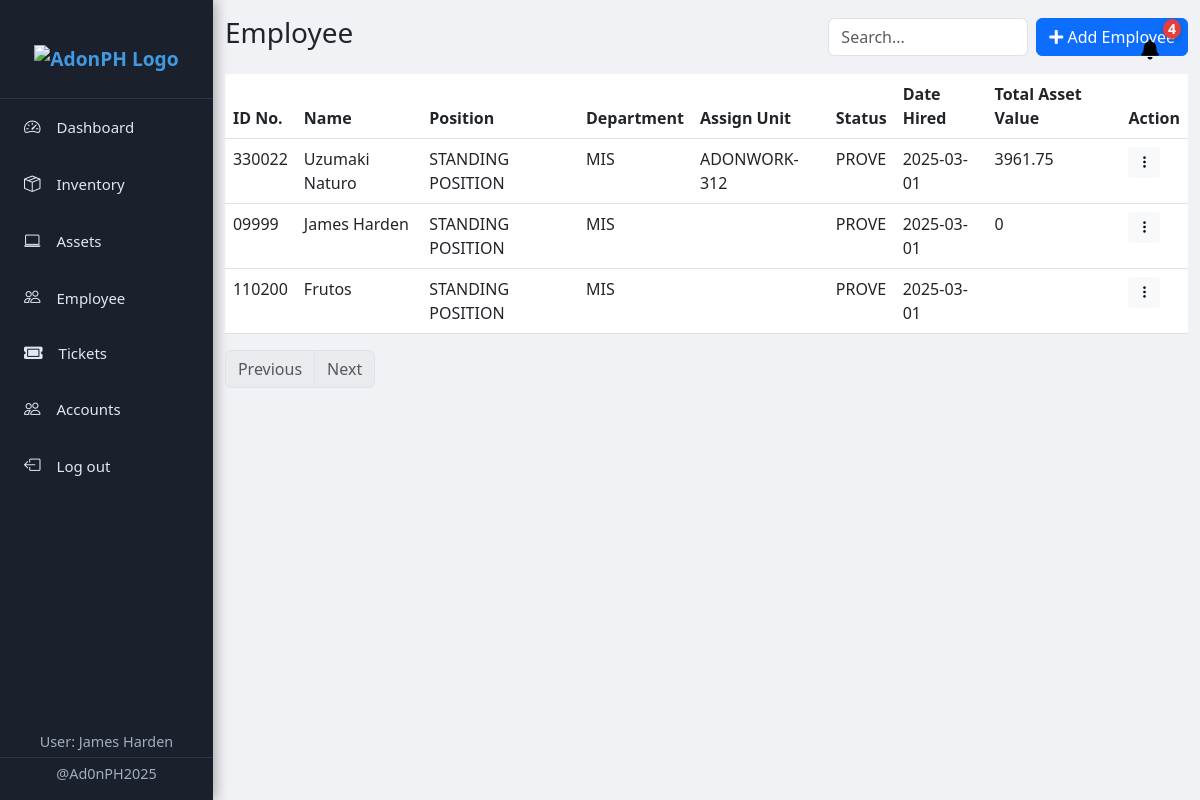
The app's page /employee/employee.php (signed in) with its own data.
### tables this page shows
CREATE TABLE `employee` (
  `id` int(11) NOT NULL,
  `idnumber` varchar(200) NOT NULL,
  `name` varchar(200) NOT NULL,
  `position` varchar(200) NOT NULL,
  `department` varchar(200) NOT NULL,
  `adonwork_no` varchar(200) NOT NULL,
  `status` varchar(200) NOT NULL,
  `date_hired` date NOT NULL,
  `email` varchar(200) NOT NULL,
  `password` varchar(200) NOT NULL,
  `total_asset_value` varchar(200) NOT NULL
);

### employee/employee.php (the view, shortened to what this page needs)
<!DOCTYPE html>
<html lang="en">
<head>
    <link rel="stylesheet" href="https://cdnjs.cloudflare.com/ajax/libs/font-awesome/5.15.4/css/all.min.css">
    <link href="https://cdn.jsdelivr.net/npm/bootstrap@5.3.0/dist/css/bootstrap.min.css" rel="stylesheet">
    <link rel="stylesheet" href="https://cdn.jsdelivr.net/npm/bootstrap-icons/font/bootstrap-icons.css">
</head>
<body>
    <?php include "../sidebar/sidebar.php"; ?>
    <div class="container mt-3">
        <div class="d-flex justify-content-between align-items-center">
            <h3>Employee</h3>
            <div class="d-flex">
                <input type="text" id="searchInput" class="form-control search-box me-2" placeholder="Search...">
                <a href="/mis-v6.1/employee/add_employee.php" class="btn btn-primary"><i class="fas fa-plus"></i> Add Employee</a>
            </div>
        </div>
        <table class="table mt-3">
            <thead>
                <tr>
                    <th scope="col">ID No.</th>
                    <th scope="col">Name</th>
                    <th scope="col">Position</th>
                    <th scope="col">Department</th>
                    <th scope="col">Assign Unit</th>
                    <th scope="col">Status</th>
                    <th scope="col">Date Hired</th>
                    <th scope="col">Total Asset Value</th>
                    <th scope="col">Action</th>
                </tr>
            </thead>
            <tbody id="inventoryTable">
                <?php
                    include '../db_connection.php';
                    $query = "SELECT id, idnumber, name, position, department, adonwork_no, status,
                            date_hired, total_asset_value FROM employee";
                    $result = mysqli_query($conn, $query);
                    $rows = [];
                    if (mysqli_num_rows($result) > 0) {
                        while ($row = mysqli_fetch_assoc($result)) {
                            $rows[] = "<tr class='inventory-row'>
                                <td>{$row['idnumber']}</td>
                                <td>{$row['name']}</td>
                                <td>{$row['position']}</td>
                                <td>{$row['department']}</td>
                                <td>{$row['adonwork_no']}</td>
                                <td>{$row['status']}</td>
                                <td>{$row['date_hired']}</td>
                                <td>{$row['total_asset_value']}</td>
                                <td>
                                    <div class='dropdown'>
                                        <button class='btn btn-light btn-sm' type='button' id='dropdownMenu{$row['id']}' data-bs-toggle='dropdown' aria-expanded='false'>
                                            <i class='bi bi-three-dots-vertical'></i>
                                        </button>
                                        <ul class='dropdown-menu' aria-labelledby='dropdownMenu{$row['id']}' >
                                            <li><h6 class='dropdown-header'>Actions</h6></li>
                                            <li><a class='dropdown-item text-danger delete-btn' data-id='{$row['id']}' href='#'><i class='bi bi-trash'></i> Delete</a></li>
                                        </ul>
                                    </div>
                                </td>
                            </tr>";
                        }
                    } else {
                        $rows[] = "<tr><td colspan='9'>No Assets Found</td></tr>";
                    }
                    echo implode("", $rows);
                ?>
            </tbody>
        </table>
        <ul class="pagination" id="paginationControls">
            <li class="page-item disabled"><a class="page-link" href="#" id="prevPage">Previous</a></li>
            <li class="page-item"><a class="page-link" href="#" id="nextPage">Next</a></li>
        </ul>
    </div>
</body>
</html>

### sidebar/css.css (style rules this page uses)
body { display: flex; min-height: 100vh; background-color: #f0f2f5; }

### employee/employee.php (style rules this page uses)
.search-box { max-width: 200px; }

### records on screen
employee: idnumber "330022", name "Uzumaki Naturo", position "STANDING POSITION", department "MIS", adonwork_no "ADONWORK-312", status "PROVE", date_hired "2025-03-01", total_asset_value "3961.75"
employee: idnumber "09999", name "James Harden", position "STANDING POSITION", department "MIS", status "PROVE", date_hired "2025-03-01", total_asset_value "0"
employee: idnumber "110200", name "Frutos", position "STANDING POSITION", department "MIS", status "PROVE", date_hired "2025-03-01"

### other values on screen
$_SESSION['name'] "James Harden"
$new_tickets "4"
